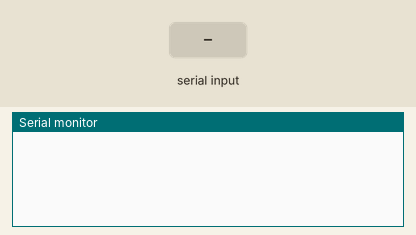
Bench run of a sketch on a simulated Arduino Uno, built with avr-gcc and run on an emulated ATmega328P. On the bench: the last lines printed to the serial monitor. The test bench sets the inputs (shaded band). The local clock reads 2024-03-15 10:24:30 at power-on unless the sketch sets it; storage starts empty; the modem accepts every AT command (registered, SIM ready, sends succeed) and sends nothing else.

Above: at 1.2 s.
1.3 s: "Apiario\n" received over the second serial link
At 4.1 s:
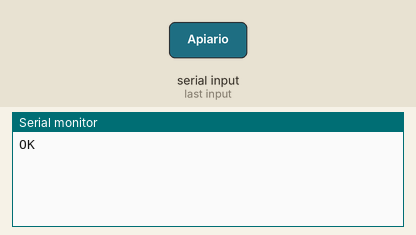
4.3 s: "Colmena\n" received over the second serial link
At 5.2 s:
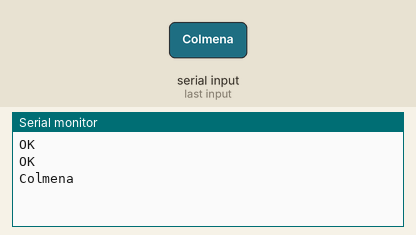
5.8 s: "Temperatura\n" received over the second serial link
At 7.2 s:
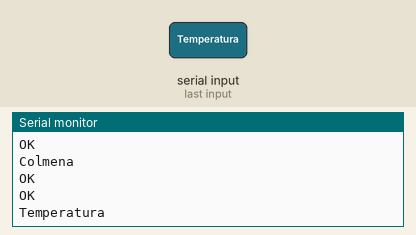
7.9 s: "Humedad\n" received over the second serial link
At 9.7 s:
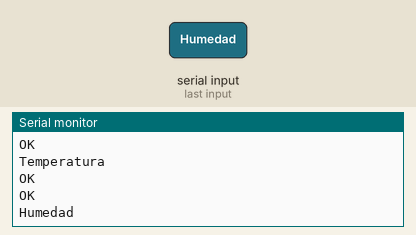
10.0 s: "1\n" received over the second serial link
At 12.1 s:
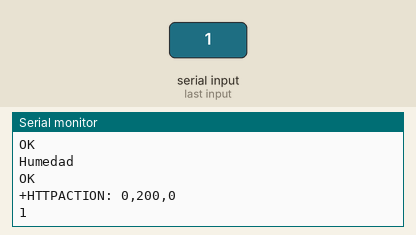
13.0 s: "Apiario\n" received over the second serial link
At 14.5 s:
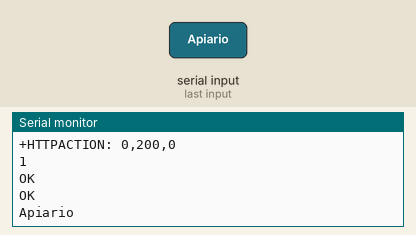

Measured:
- after the input at 1.3 s, the serial monitor: prints a new line after 2.0 s (image 1)
- after the input at 4.3 s, the serial monitor: prints a new line after 0.06 s (image 2)
- after the input at 5.8 s, the serial monitor: prints a new line after 0.61 s (image 3)
- after the input at 7.9 s, the serial monitor: prints a new line after 0.70 s (image 4)
- after the input at 10.0 s, the serial monitor: prints a new line after 1.7 s (image 5)
- after the input at 13.0 s, the serial monitor: prints a new line after 0.70 s (image 6)

The sketch:

sketch_arduino_esp8266_microsd_rtcds3231_sim800l.ino
```cpp
#include <SoftwareSerial.h>

// ======= Librerías MICROSD =========
#include <SPI.h>    // incluye libreria interfaz SPI
#include <SD.h>     // incluye libreria para tarjetas SD

// ======= Librerías RTC DS3231 =========
#include <Wire.h>   // incluye libreria para interfaz I2C
#include <RTClib.h>   // incluye libreria para el manejo del modulo RTC

#define SSpin 10    // Slave Select en pin digital 10

//SIM800L TX is connected to Arduino D7
#define SIM800L_TX_PIN 5

//SIM800L RX is connected to Arduino D6
#define SIM800L_RX_PIN 4

File archivo;     // objeto archivo del tipo File
RTC_DS3231 rtc;     // crea objeto del tipo RTC_DS3231
SoftwareSerial esp8266(3, 2); // [TX del ESP8266] conectado al pin 3 del Arduino [RX del ESP8266] conectado al pin 2 del Arduino.
SoftwareSerial serialSIM800L(SIM800L_TX_PIN,SIM800L_RX_PIN); //Create software serial object to communicate with SIM808

// Variables
String apiario;
String colmena;
String temperatura;
String humedad;
String fecha;
String hora;
char bigstringfecha[13];  // con sufiente espacio para los dos strings a sumar
char bigstringhora[13];  // con sufiente espacio para los dos strings a sumar


void setup() {

  if (!SD.begin(SSpin)) {     // inicializacion de tarjeta SD
    Serial.println("fallo en inicializacion del Modulo Micro SD!");// si falla se muestra texto correspondiente y
    return;         // se sale del setup() para finalizar el programa
  }

  Serial.println("inicializacion correcta del Modulo MicroSD");  // texto de inicializacion correcta


  // Open serial communications and wait for port to open
  Serial.begin(9600);
  while(!Serial){
    // wait for serial port to connect.
  }


  if (! rtc.begin()) {       // si falla la inicializacion del modulo
    Serial.println("Modulo RTC no encontrado !");  // muestra mensaje de error
    while (1);         // bucle infinito que detiene ejecucion del programa
  }

  // funcion que permite establecer fecha y horario
  // al momento de la compilacion.
  rtc.adjust(DateTime(__DATE__, __TIME__));


  esp8266.begin(9600);
  serialSIM800L.begin(9600); // Inicio de comunicación Serial1


}


void guardarDatos(String apiario, String colmena, String temperatura, String humedad, String fecha, String hora) {
  archivo = SD.open("datos.txt", FILE_WRITE); // apertura para lectura/escritura de archivo datos.txt

  if (archivo) {
    archivo.print(apiario);       // escribe en tarjeta el numero de apiario
    archivo.print(",");     // escribe en tarjeta una coma
    archivo.print(colmena);       // escribe en tarjeta el numero de colmena
    archivo.print(",");     // escribe en tarjeta una coma
    archivo.print(temperatura);   // escribe en tarjeta el valor de temperatura
    archivo.print(",");     // escribe en tarjeta una coma
    archivo.print(humedad);
    archivo.print(",");
    archivo.print(fecha);
    archivo.print(",");
    archivo.println(hora);
  }

  // Cierro el archivo
  archivo.close();
}


void respuesta(){
  while( serialSIM800L.available() ) // Mientras la comunicación está
  {
    if( serialSIM800L.available() > 0 ) // Si se reciben datos (mayor)
    {
      Serial.write(serialSIM800L.read()); // imprime lo que recibe en
    }
  }
  Serial.flush();
  serialSIM800L.flush();
}


void enviarDatos(String apiario, String colmena, String temperatura, String humedad, String fecha, String hora) {
    /* Comprobamos comunicación con comandos AT */
    serialSIM800L.println("AT"); // Envío En comando AT
    delay(1000); // Espero un momento por la respuesta
    respuesta();

    /* Inicializamos comunicación */
    serialSIM800L.println("AT+SAPBR=3,1,\"APN\",\"CMNET\""); // Envío En comando AT
    delay(1000); // Espero un momento por la respuesta
    respuesta();
    /*********/
    serialSIM800L.println("AT+SAPBR=1,1"); // Envío En comando AT
    delay(1000); // Espero un momento por la respuesta
    respuesta();
    /*********/

    /* Nos comunicamos con el Servidor */
    serialSIM800L.println("AT+HTTPINIT"); // Envío En comando AT
    delay(1000); // Espero un momento por la respuesta
    respuesta();
    /*********/
    serialSIM800L.println("AT+HTTPPARA=\"CID\",1"); // Envío En comando AT
    delay(1000); // Espero un momento por la respuesta
    respuesta();
    /*********/
    serialSIM800L.println("AT+HTTPPARA=\"URL\",\"http://colmenainteligente.ddns.net/abeja2/?apiario_id=" + apiario + "&colmena_id=" + colmena + "&temperatura=" + temperatura +"&humedad=" + humedad + "&fecha=" + fecha + "&hora=" + hora + "\""); // Envío En comando AT
    delay(1000); // Espero un momento por la respuesta
    respuesta();
    /*********/
    serialSIM800L.println("AT+HTTPACTION=0"); // Envío En comando AT
    delay(3000); // Espero un momento por la respuesta
    respuesta();
    /*********/
    serialSIM800L.println("AT+HTTPREAD"); // Envío En comando AT
    delay(1000); // Espero un momento por la respuesta
    respuesta();
    /*********/
    serialSIM800L.println("AT+HTTPTERM"); // Envío En comando AT
    delay(1000); // Espero un momento por la respuesta
    respuesta();


    /* Cerramos la comunicación */
    serialSIM800L.println("AT+SAPBR=0,1"); // Envío En comando AT
    delay(1000); // Espero un momento por la respuesta
    respuesta();

}

void loop(){


  if( esp8266.available() ){
      String informacion = esp8266.readString();
      if(informacion.indexOf("Apiario") > 0)
      {
        Serial.println("Apiario encontrado");
        Serial.println(informacion.indexOf("Apiario"));
        // Apiario= 1
        int start = informacion.indexOf("Apiario");
        int end = informacion.indexOf("\n",start);
        apiario = informacion.substring(start,end);
        Serial.println(informacion.substring(start,end));
      }
      if(informacion.indexOf("Colmena") > 0)
      {
        Serial.println("Colmena encontrada");
        Serial.println(informacion.indexOf("Colmena"));
        // Colmena= 13
        int start = informacion.indexOf("Colmena");
        int end = informacion.indexOf("\n",start);
        colmena = informacion.substring(start,end);
        Serial.println(informacion.substring(start,end));
      }
      if(informacion.indexOf("Temperatura") > 0)
      {
        Serial.println("Temperatura encontrada");
        Serial.println(informacion.indexOf("Temperatura"));
        // Temperatura= 25.00
        int start = informacion.indexOf("Temperatura");
        //int end = start + 18;
        int end = informacion.indexOf("\n",start);
        temperatura = informacion.substring(start,end);
        Serial.println(informacion.substring(start,end));
      }
      if(informacion.indexOf("Humedad") > 0)
      {
        Serial.println("Humedad encontrada");
        Serial.println(informacion.indexOf("Humedad"));
        // Humedad= 31.00
        int start = informacion.indexOf("Humedad");
        int end = informacion.indexOf("\n",start);
        humedad = informacion.substring(start,end);
        Serial.println(informacion.substring(start,end));
      }

      // Obtengo fecha y hora actual
      DateTime fecha_hora = rtc.now();
      // fecha = fecha_hora.year() + "/" + fecha_hora.month() + "/" + fecha_hora.day();
      // hora = fecha_hora.hour() + ":" + fecha_hora.minute();
      bigstringfecha[0] = 0;
      strcat(bigstringfecha, fecha_hora.year()); // COMO SE CONCATE UN STRING EN ARDUINO???
      strcat(bigstringfecha, "/");
      strcat(bigstringfecha, fecha_hora.month());
      strcat(bigstringfecha, "/");
      strcat(bigstringfecha, fecha_hora.day());
      bigstringhora[0] = 0;
      strcat(bigstringhora, fecha_hora.hour());
      strcat(bigstringhora, ":");
      strcat(bigstringhora, fecha_hora.minute());

      // Guardo en un archivo
      guardarDatos(apiario, colmena, temperatura, humedad, bigstringfecha, bigstringhora);

      // Envio datos por GPRS
      enviarDatos(apiario, colmena, temperatura, humedad, bigstringfecha, bigstringhora);

      // Demora de 1 segundo
      delay(1000);
  }


}
```
